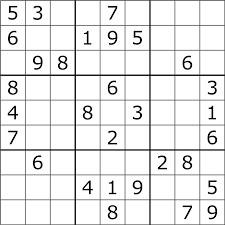
#> input picture open_CV_python/open_cv/sudoko.png, 225 x 225 px
$ python adaptive_thresholding.py
#> lines starting #> are read from the running program, lines starting #| are printed output that depends on the picture; after the words box and inside, x2 and y2 are one past the last pixel; in counts of white or black regions, pixels touching at a corner belong together
# -*- coding: utf-8 -*-
"""
Created on Fri Jan  1 07:14:59 2021

@author: Divija Ayala
"""

import cv2

img=cv2.imread('sudoko.png',0)
#> img is the input picture: shape (225, 225); min 0, max 255, mean 233.5
#calculate the threshold for a small regions of the image.
#So we get different thresholds for different regions of the same image
# and it gives us better results for images with varying illumination.

_,th1=cv2.threshold(img, 127, 255, cv2.THRESH_BINARY)
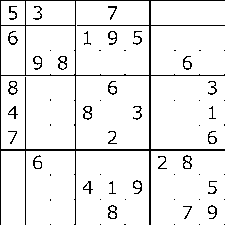
#> th1: shape (225, 225); 92.9% white; black in thin lines or dots

th2=cv2.adaptiveThreshold(img, 255, cv2.ADAPTIVE_THRESH_MEAN_C, cv2.THRESH_BINARY, 11, 2)
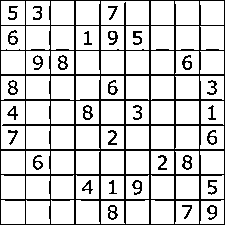
#> th2: shape (225, 225); 82.3% white; black in thin lines or dots
#cv2.ADAPTIVE_THRESH_MEAN_C : threshold value is the mean of neighbourhood area.

#cv2.ADAPTIVE_THRESH_GAUSSIAN_C : threshold value is the weighted sum of neighbourhood values where weights are a gaussian window.
th3=cv2.adaptiveThreshold(img, 255, cv2.ADAPTIVE_THRESH_GAUSSIAN_C, cv2.THRESH_BINARY, 11, 2)
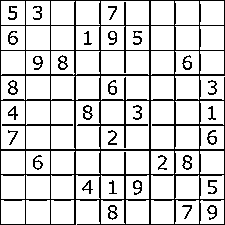
#> th3: shape (225, 225); 83.3% white; black in thin lines or dots

#Block Size - It decides the size of neighbourhood area.

#C - It is just a constant which is subtracted from the mean or weighted mean calculated.

cv2.imshow('th1',th1)
cv2.imshow('th2',th2)
cv2.imshow('th3',th3)

cv2.waitKey(0)
cv2.destroyAllWindows()

$ run again, with open_CV_python/open_cv/laplacian_pyramid.png copied over open_CV_python/open_cv/sudoko.png
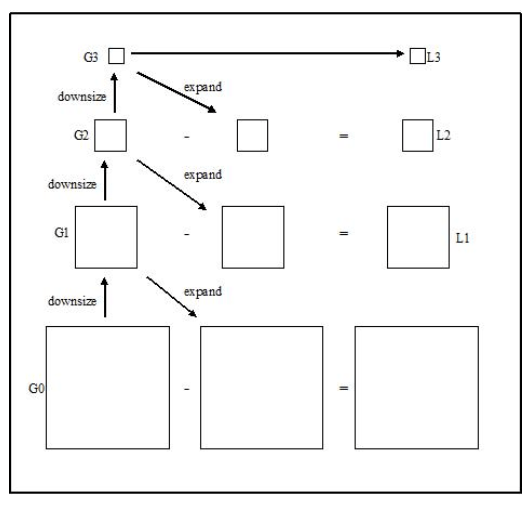
#> input picture open_CV_python/open_cv/laplacian_pyramid.png, 532 x 507 px
#> `_,th1=cv2.threshold(img, 127, 255, cv2.THRESH_BINARY)`:
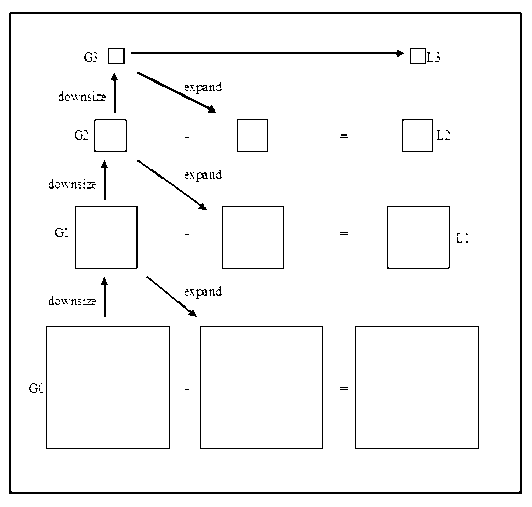
#> th1: shape (507, 532); 96.6% white; black in thin lines or dots
#> th2: shape (507, 532); 94.5% white; black in thin lines or dots
#> `th3=cv2.adaptiveThreshold(img, 255, cv2.ADAPTIVE_THRESH_GAUSSIAN_C, cv..`:
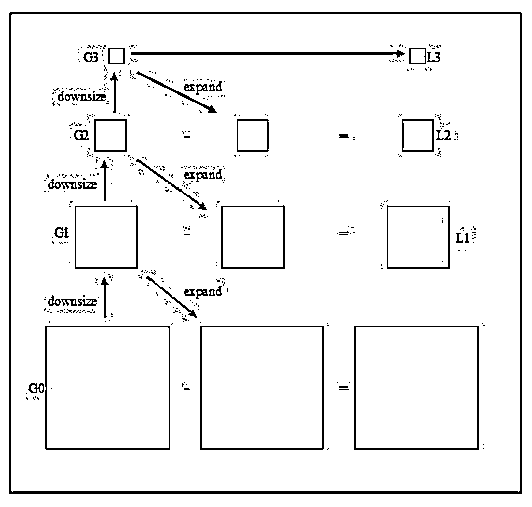
#> th3: shape (507, 532); 95% white; black in thin lines or dots
